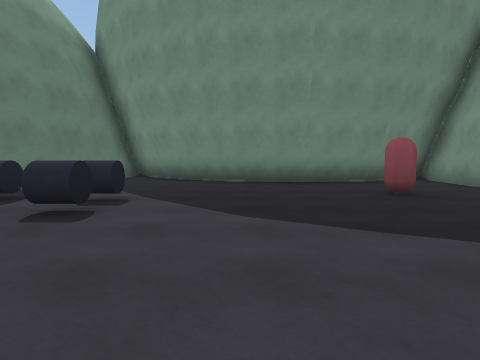
View 1 (above)

13 first-person views from a walk through a scene from a Unity 3-D project. The camera is 1.2 m above the floor, tilts 4° down and sees 80° across. The floor is counted in squares, 2 m on a side. Each view is taken from the middle of a square. On the plan, view 1 faces up. The plan holds only what a view shows up to about 9 squares ahead; the rest is blank. The place goes on beyond the plan. The player is left out. Surface patterns are stand-ins for the level's own textures.

View 2
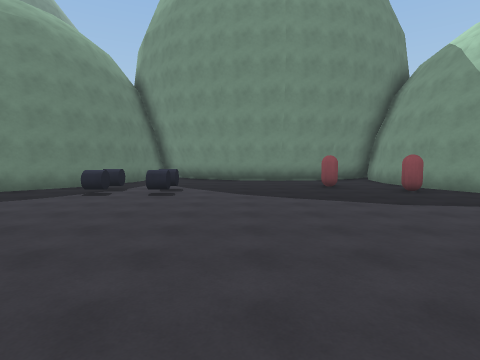

View 3
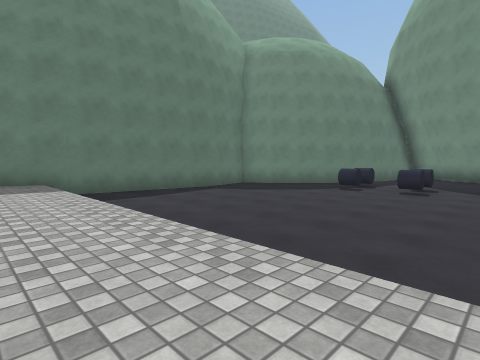

View 4
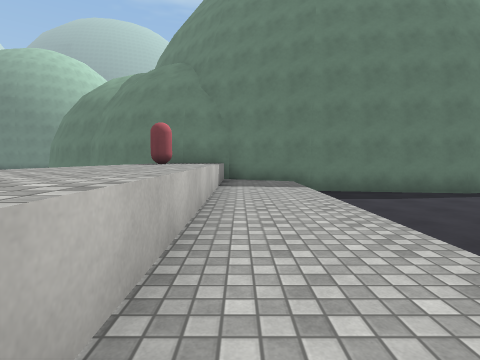

View 5
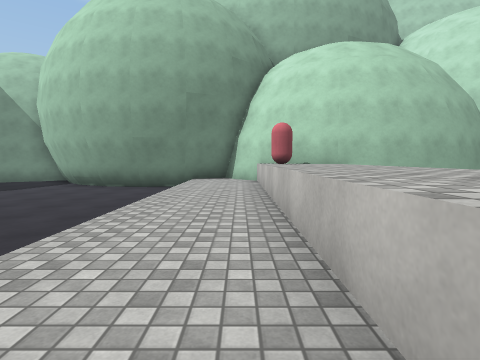

View 6
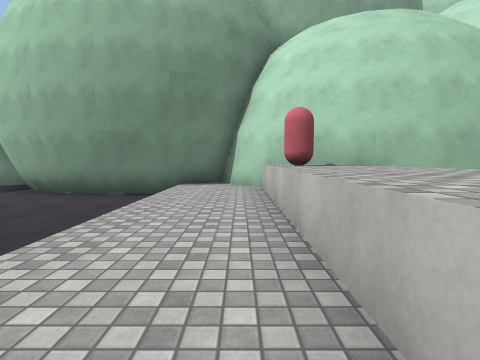

View 7
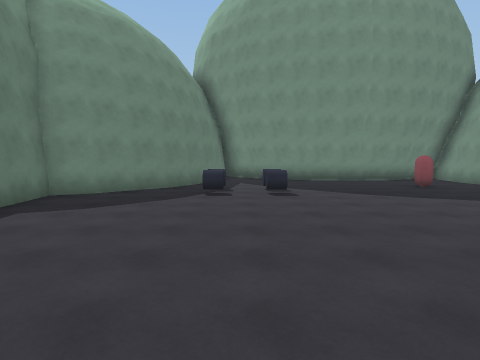

View 8
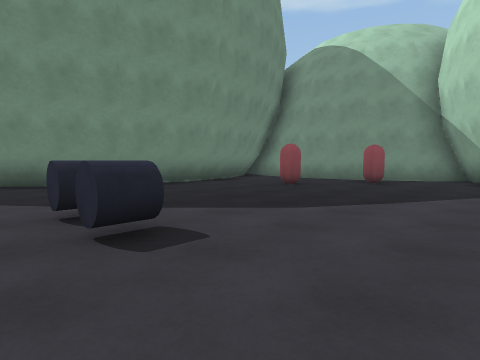

View 9
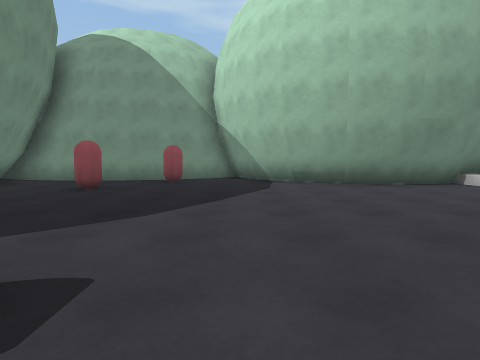

View 10
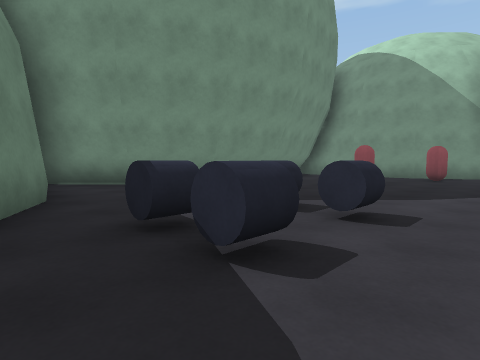

View 11
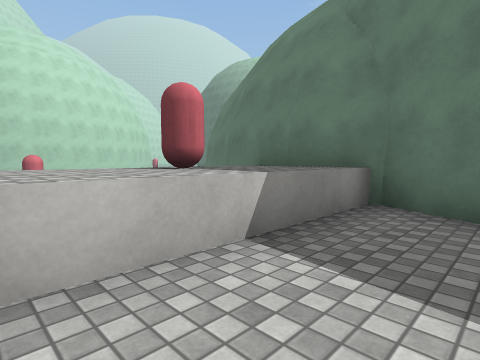

View 12
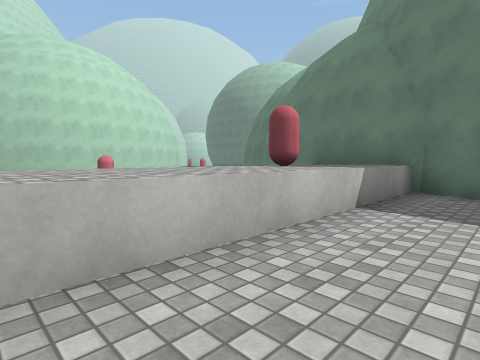

View 13
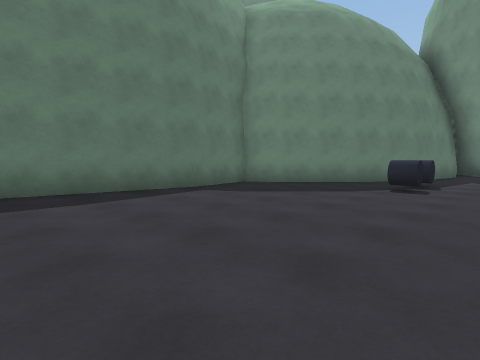

### Floor plan
Key: @ floor where view 1 was taken; # wall or solid block; . main floor; : floor 0.5 m higher than the main floor; / step, stairs or slope; ^ raised ledge; O other object.
Columns run from 9 left of view 1 to 7 right of it. Each row starts with its distance up from view 1.
  9      ###      ##
  8      #.#########
  7     ##....##...#
  6     #..........#
  5    ##.......O..#
  4   ##.O.O......O##
  3  ##..O.O........#
  2  #.............##
  1  #............##
  0  #.......@...##
 -1  #...........#
 -2  #...........#
 -3 ##...........#
 -4 #/:::::::::::##
 -5 #::::::::::::##
 -6 ^^^^^^^^^^^O#^
 -7 ^^O^^^^^^^^^^
 -8 #          #

Positions as (right, up) in squares from view 1, and headings:
1: (0, 0), facing up
2: (0, -4), facing up
3: (0, -5), facing up-left
4: (0, -5), facing left
5: (-5, -5), facing right
6: (-3, -5), facing right
7: (-3, -4), facing up
8: (-3, 1), facing up-right
9: (-3, 2), facing right
10: (-5, 2), facing up-right
11: (-5, -4), facing down-left
12: (-3, -4), facing down-left
13: (-2, -3), facing up-left
